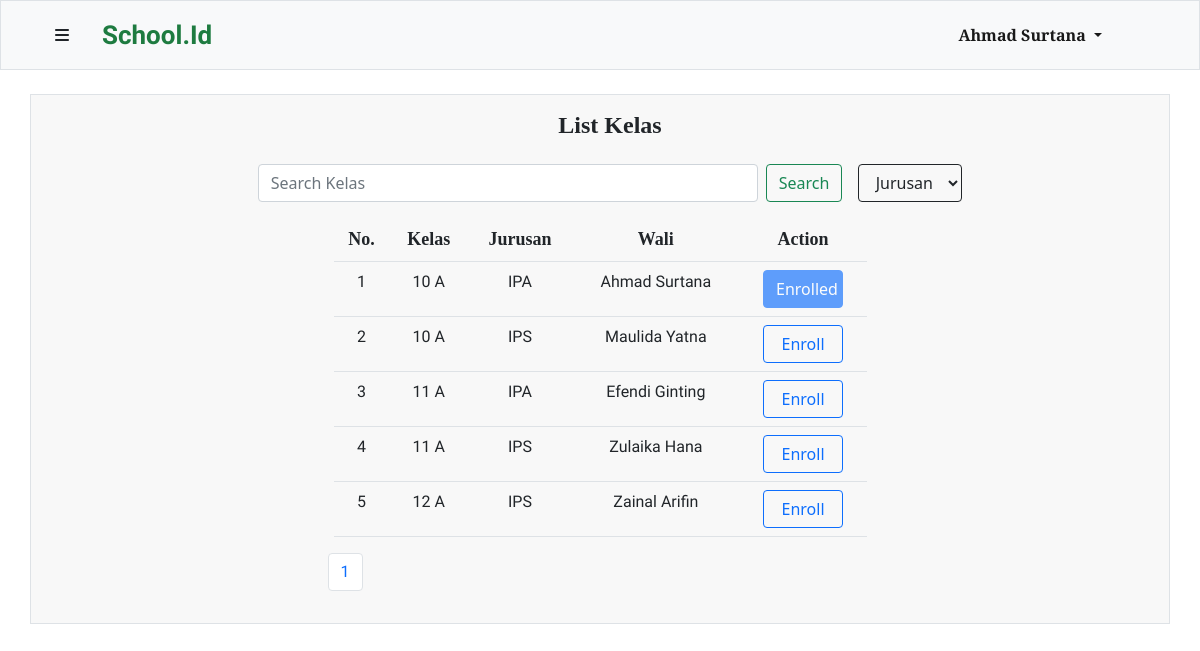
Page /php/class.php (signed in) on the committed database.
### tables this page shows
CREATE TABLE `guru` (
  `id` int(10) UNSIGNED NOT NULL,
  `nama_guru` varchar(200) NOT NULL,
  `NIG` char(9) NOT NULL,
  `mapel_id` int(10) UNSIGNED NOT NULL,
  `user_id` int(10) UNSIGNED NOT NULL
);

CREATE TABLE `kelas` (
  `id` int(10) UNSIGNED NOT NULL,
  `nama_kelas` varchar(12) NOT NULL,
  `jurusan` enum('IPA','IPS') DEFAULT NULL,
  `wali_kelas` int(10) UNSIGNED DEFAULT NULL
);

### php/function.php (called while the page is built, shortened)
<?php
$connection = mysqli_connect("localhost","root","","tubes");
function show($query) {
    global $connection;
    $box = [];
    $result = mysqli_query($connection, $query);
    while($row = mysqli_fetch_assoc($result)) {
        $box[] = $row;
    }
    return $box;
}
?>

### php/class.php (the view, shortened to what this page needs)
<?php
require 'function.php';
$dataPerhalaman = 5;
if (isset($_GET["page"])) {
    $halamanAktif = $_GET["page"];
} else {
    $halamanAktif = 1;
}
$dataAwal = ($halamanAktif * $dataPerhalaman) - $dataPerhalaman;
$kelas = show ("SELECT kelas.id, kelas.nama_kelas, kelas.jurusan, guru.nama_guru FROM kelas JOIN guru ON kelas.wali_kelas = guru.id LIMIT $dataAwal, $dataPerhalaman") ;
$i = $dataAwal + 1;
?>
<!DOCTYPE html>
<html lang="en">
<head>
    <link href="https://cdn.jsdelivr.net/npm/bootstrap@5.1.3/dist/css/bootstrap.min.css" rel="stylesheet">
    <link rel="stylesheet" href="style/navbar.css">
    <link rel="stylesheet" href="style/template.css">
</head>
<body>
<?php include 'navbar.php' ?>
    <div class="container my-4 px-4 py-3 table-data border">
        <div class="table-title">
          <h4>List Kelas</h4>
        </div>
        <form class="d-flex search my-3 mx-auto"  method="POST">
          <input class="form-control me-2" type="search" placeholder="Search Kelas" aria-label="Search" name="keyword" autocomplete="off">
          <button class="btn btn-outline-success" name="find" type="submit">Search</button>
          <select class="btn ms-3 btn-outline-dark" name="filter" id="">
            <option value="">Jurusan</option>
          </select>
        </form>
        <div class="container-fluid mt-3">
          <table class="mx-auto table">
            <tr class="thead">
              <td class="table-header">No. </td>
              <td class="table-header">Kelas</td>
              <td class="table-header">Jurusan</td>
              <td class="table-header">Wali</td>
              <?php if(isset($_SESSION["admin"])) : ?>
                  <td class="table-header">Action</td>
              <?php elseif(isset($_SESSION["member"])) : ?>
                <?php if($_SESSION["member"] === "guru") : ?>
                  <td class="table-header">Action</td>
                <?php endif ; ?>
              <?php endif ; ?>
            </tr>
            <?php foreach($kelas as $kls) : ?>
                <tr class="tbody">
                    <td class="table-body"><?=$i?></td>
                    <td class="table-body"><?= $kls["nama_kelas"] ?></td>
                    <td class="table-body"><?= $kls["jurusan"]?></td>
                    <td class="table-body"><?= $kls["nama_guru"]?></td>
                      <?php if(isset($_SESSION["admin"])) : ?>
                          <td>
                            <a href="editclass.php?id=<?=$kls["id"]?>" class="btn btn-success">Edit</a>
                            <button type="button" class="btn btn-danger" data-bs-toggle="modal" data-bs-target="#delete<?=$kls["id"]?>">
                              Delete
                            </button>
                            <div class="modal fade" id="delete<?=$kls["id"]?>" tabindex="-1" aria-labelledby="exampleModalLabel" aria-hidden="true">
                              <div class="modal-dialog">
                                <div class="modal-content">
                                  <div class="modal-header">
                                    <h5 class="modal-title" id="exampleModalLabel">Hapus Data</h5>
                                    <button type="button" class="btn-close" data-bs-dismiss="modal" aria-label="Close"></button>
                                  </div>
                                  <div class="modal-body">
                                    Data dan semua yang bersangkutan akan dihapus dan tidak dapat dikembalikan, Yakin ingin menghapus data ?
                                  </div>
                                  <div class="modal-footer">
                                    <button type="button" class="btn btn-outline-dark" data-bs-dismiss="modal">Close</button>
                                    <a href="deleteclass.php?id=<?=$kls["id"]?>" class="btn btn-outline-danger">Delete</a>
                                  </div>
                                </div>
                              </div>
                            </div>
                          </td>
                      <?php elseif(isset($_SESSION["member"])) : ?>
                        <?php if($_SESSION["member"] === "guru") : ?>
                          <?php
                          $kelasid= $kls["id"];
                          $checkenrolledclass = mysqli_query($connection, "SELECT * FROM mapel_kelas WHERE kelas = $kelasid AND guru = $navbarID");
                          ?>
                          <?php if(mysqli_num_rows($checkenrolledclass) > 0) : ?>
                            <td>
                              <a href="editclass.php?id=<?=$kls["id"]?>&guru=<?=$navbarID?>" class="btn btn-primary disabled">Enrolled</a>
                            </td>
                          <?php else : ?>
                            <td>
                              <a href="enroll.php?id=<?=$kls["id"]?>&guru=<?=$navbarID?>" class="btn btn-outline-primary">Enroll</a>
                            </td>
                          <?php endif ; ?>
                        <?php endif ; ?>
                      <?php endif; ?>
                </tr>
            <?php $i++ ?>
            <?php endforeach ; ?>
          </table>
        </div>
        <?php include 'pagination.php' ?>
    </div>
</body>
</html>

### php/navbar.php (shortened to what this page needs)
<?php
$connection = mysqli_connect("localhost","root","","tubes");
$id = $_SESSION["userID"];
if(isset($_SESSION["admin"])) {
    $admin = mysqli_query($connection, "SELECT username FROM user WHERE id = $id");
    $data = mysqli_fetch_assoc($admin);
} elseif (isset($_SESSION["member"])) {
    if ($_SESSION["member"] === "siswa") {
            $namaSiswa = mysqli_query($connection, "SELECT * FROM siswa WHERE user_id = $id");
            $data = mysqli_fetch_assoc($namaSiswa);
            $navbarID = $data["kelas_id"];
            $navbar= show("SELECT mapel.* FROM siswa JOIN mapel_kelas ON mapel_kelas.kelas = siswa.kelas_id JOIN guru ON guru.id = mapel_kelas.guru JOIN mapel ON mapel.id = guru.mapel_id WHERE siswa.user_id = $id ORDER BY nama_mapel ASC");
            $tugasNavbar = show("SELECT * FROM tugas WHERE kelas = $navbarID");
    } else {
            $namaGuru = mysqli_query($connection, "SELECT * FROM guru WHERE user_id = $id");
            $data = mysqli_fetch_assoc($namaGuru);
            $navbarID = $data["id"];
    }
}
?>
    <nav class="navbar navbar-expand-lg navbar-light bg-light container-fluid border sticky-top">
        <div class="container navbar-head">
         <div class="logo">
            <button class="btn" type="button" data-bs-toggle="offcanvas" data-bs-target="#offcanvasRight" aria-controls="offcanvasRight"><i class="fas fa-bars"></i></button>
            <?php if(isset($_SESSION["admin"])) : ?>
                <a class="navbar-brand" href="admin.php">School.Id</a>
            <?php else : ?>
                <a class="navbar-brand" href="dashboard.php">School.Id</a>
            <?php endif ; ?>
         </div>
          <div class="login-register collapse navbar-collapse" id="navbarSupportedContent">
            <ul class="navbar-nav me-auto mb-2 mb-lg-0">
              <li class="nav-item dropdown">
                <a class="nav-link dropdown-toggle active me-5" href="" id="navbarDropdown" role="button" data-bs-toggle="dropdown" aria-expanded="false">
                    <?php if(isset($_SESSION["admin"])) : ?>
                         <?=$data["username"] ; ?>
                    <?php elseif($_SESSION["member"] === "siswa") :?>
                        <?=$data["nama_siswa"] ; ?>
                    <?php else :?>
                        <?=$data["nama_guru"] ; ?>
                    <?php endif ; ?>
                </a>
              </li>
            </ul>
          </div>
        </div>
    </nav>

### php/style/navbar.css (style rules this page uses)
* { margin: 0; padding: 0; box-sizing: border-box; }
.navbar { background-color: #f8f8f8; height: 70px; }
.navbar-brand { text-align: center; font-weight: 900 !important; font-size : 26px; margin: 0; padding: 0 20px; font-family: 'Dancing Script'; color: #1E7B40 !important; }
.navbar .logo { display: flex; text-align: center; }
.navbar .login-register { flex-grow: 0; font-family: 'Merriweather'; font-weight: bolder; }

### php/style/template.css (style rules this page uses)
* { margin: 0; padding: 0; box-sizing: border-box; }
.d-flex { align-items: center; justify-content: center; }
form { margin: 0 20px; }
.table-data { background-color: #f8f8f8; }
.search .form-control { margin: 0 20px; }
.form-control { max-width: 500px; width: 100%; }
.table-data table { width: 50%; text-align: center; }
.table-data .table-title { display: flex; justify-content: center; }
.table-data .table-title h4 { margin-left :20px; text-align: center; font-family: 'Merriweater'; font-weight: 900; }
.table-data .thead { font-family: 'Merriweater', serif !important; font-weight: bold; font-size: 18px; }
th, td { padding: 10px 5px; }
.table-data td a { width: 80px; }
.table-data .table-body { font-family: 'Roboto Condensed', sans-serif;; }

### rows in the picture
guru: nama_guru "Ahmad Surtana"
kelas: nama_kelas "10 A", jurusan "IPA", wali_kelas.nama_guru "Ahmad Surtana"
kelas: nama_kelas "10 A", jurusan "IPS", wali_kelas.nama_guru "Maulida Yatna"
kelas: nama_kelas "11 A", jurusan "IPA", wali_kelas.nama_guru "Efendi Ginting"
kelas: nama_kelas "11 A", jurusan "IPS", wali_kelas.nama_guru "Zulaika Hana"
kelas: nama_kelas "12 A", jurusan "IPS", wali_kelas.nama_guru "Zainal Arifin"
